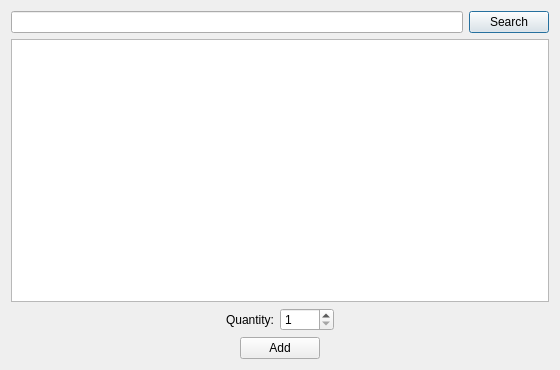
<?xml version="1.0" encoding="UTF-8"?>
<ui version="4.0">
 <class>ItemDialog</class>
 <widget class="QDialog" name="ItemDialog">
  <property name="geometry">
   <rect>
    <x>0</x>
    <y>0</y>
    <width>560</width>
    <height>370</height>
   </rect>
  </property>
  <property name="windowTitle">
   <string>Dialog</string>
  </property>
  <layout class="QVBoxLayout" name="verticalLayout">
   <item>
    <layout class="QHBoxLayout" name="horizontalLayout">
     <item>
      <widget class="QLineEdit" name="search"/>
     </item>
     <item>
      <widget class="QPushButton" name="search_button">
       <property name="text">
        <string>Search</string>
       </property>
      </widget>
     </item>
    </layout>
   </item>
   <item>
    <widget class="QListWidget" name="items"/>
   </item>
   <item>
    <layout class="QHBoxLayout" name="horizontalLayout_2">
     <item>
      <spacer name="horizontalSpacer_3">
       <property name="orientation">
        <enum>Qt::Horizontal</enum>
       </property>
       <property name="sizeHint" stdset="0">
        <size>
         <width>40</width>
         <height>20</height>
        </size>
       </property>
      </spacer>
     </item>
     <item>
      <widget class="QLabel" name="label">
       <property name="text">
        <string>Quantity:</string>
       </property>
      </widget>
     </item>
     <item>
      <widget class="QSpinBox" name="quantity">
       <property name="minimum">
        <number>1</number>
       </property>
       <property name="maximum">
        <number>9999</number>
       </property>
      </widget>
     </item>
     <item>
      <spacer name="horizontalSpacer_4">
       <property name="orientation">
        <enum>Qt::Horizontal</enum>
       </property>
       <property name="sizeHint" stdset="0">
        <size>
         <width>40</width>
         <height>20</height>
        </size>
       </property>
      </spacer>
     </item>
    </layout>
   </item>
   <item>
    <layout class="QHBoxLayout" name="horizontalLayout_3">
     <item>
      <spacer name="horizontalSpacer">
       <property name="orientation">
        <enum>Qt::Horizontal</enum>
       </property>
       <property name="sizeHint" stdset="0">
        <size>
         <width>40</width>
         <height>20</height>
        </size>
       </property>
      </spacer>
     </item>
     <item>
      <widget class="QPushButton" name="add">
       <property name="text">
        <string>Add</string>
       </property>
      </widget>
     </item>
     <item>
      <spacer name="horizontalSpacer_2">
       <property name="orientation">
        <enum>Qt::Horizontal</enum>
       </property>
       <property name="sizeHint" stdset="0">
        <size>
         <width>40</width>
         <height>20</height>
        </size>
       </property>
      </spacer>
     </item>
    </layout>
   </item>
  </layout>
 </widget>
 <resources/>
 <connections/>
</ui>
